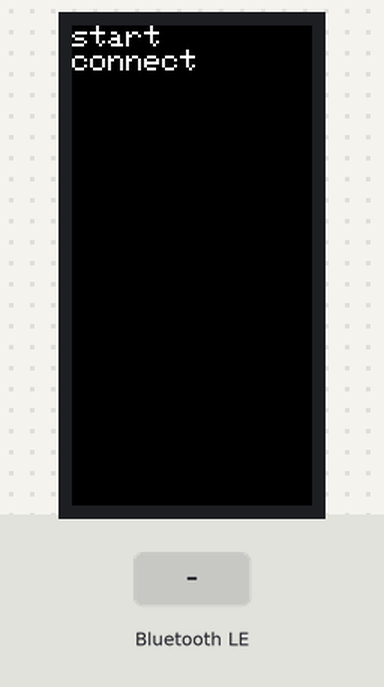
This sketch was run on a simulated ESP32. Parts: 80×160 colour display. The test bench sets the inputs (shaded band). Nothing arrives over Bluetooth unless stated; a phone connects over Bluetooth LE 3 s after start.

Above: at 3.7 s.
3.8 s: Bluetooth LE write "1" received
At 6.2 s:
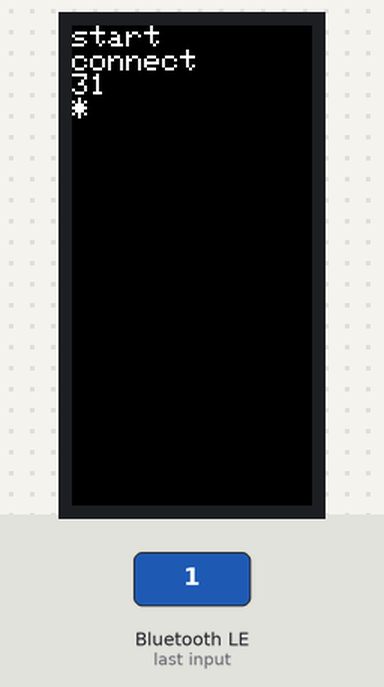
6.6 s: Bluetooth LE write "0" received
At 7.3 s:
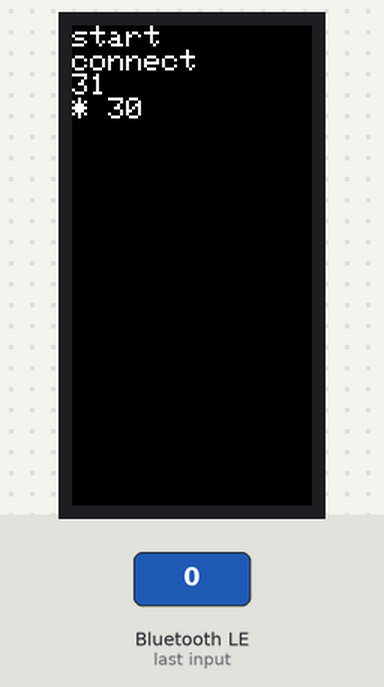
8.1 s: Bluetooth LE write "2" received
At 16.2 s:
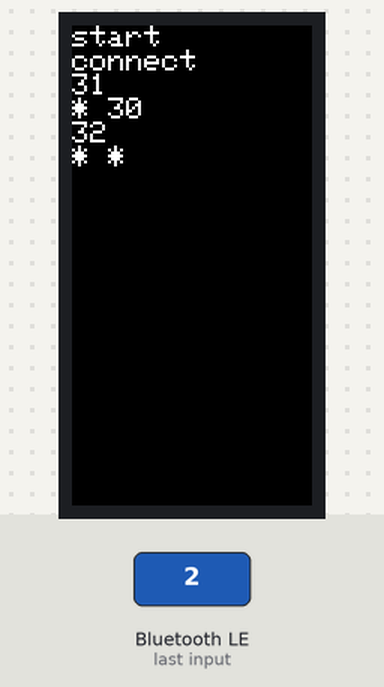
Timing chart, 0 to 17.1 s (numbered marks = the images above; inputs shaded):
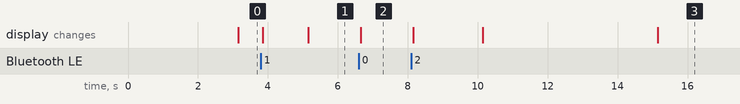

Measured:
- after the input at 3.8 s, the display: first changes after 0.05 s (image 1 shows a later state)
- after the input at 6.6 s, the display: changes after 0.05 s (image 2)

The sketch:

FakeWP6003.ino
```cpp
//
// Make M5StickC pretend to be WP6003.
//
// see. https://www.zukeran.org/shin/d/2020/12/19/co2-sensor-2/
//
#include <BLEDevice.h>
#include <BLEUtils.h>
#include <BLEServer.h>
#include <ble2902.h>
#include <M5StickC.h>

#define SERVICE_UUID          "0000FFF0-0000-1000-8000-00805F9B34FB"
#define CHARACTERISTIC_UUID_1 "0000FFF1-0000-1000-8000-00805F9B34FB"
#define CHARACTERISTIC_UUID_4 "0000FFF4-0000-1000-8000-00805F9B34FB"

boolean connected = false;

class MyServerCallbacks: public BLEServerCallbacks {
    void onConnect(BLEServer* pServer) {
      connected = true;
      M5.Lcd.println("connect");
    };

    void onDisconnect(BLEServer* pServer) {
      connected = false;
      M5.Lcd.println("disconnect");
    }
};

class MyCallbacks_fff1: public BLECharacteristicCallbacks {
    void onWrite(BLECharacteristic *pCharacteristic) {
      std::string rxValue = pCharacteristic->getValue();
      //    M5.Lcd.fillScreen(BLACK);
   if (rxValue.length() > 0) {
        for (int i = 0; i < rxValue.length(); i++) {
          M5.lcd.printf("%02x ", rxValue[i]);
        }
        if(rxValue[0]!=0xab) M5.lcd.println();
      }
    }
};


BLEService *pService;
BLECharacteristic *pCharacteristic_fff1;
BLECharacteristic *pCharacteristic_fff4;

void setup() {
  M5.begin();
  M5.Lcd.setRotation(0);
  M5.Lcd.setTextSize(1);

  BLEDevice::init("6003#FAKE_DEVICEID"); // fake device id
  BLEServer *pServer = BLEDevice::createServer();
  pServer->setCallbacks(new MyServerCallbacks());

  pService = pServer->createService(SERVICE_UUID);

  pCharacteristic_fff1 = pService->createCharacteristic(
                           CHARACTERISTIC_UUID_1,
                           BLECharacteristic::PROPERTY_WRITE |
                           BLECharacteristic::PROPERTY_WRITE_NR
                         );
  pCharacteristic_fff1->setCallbacks(new MyCallbacks_fff1());

  pCharacteristic_fff4 = pService->createCharacteristic(
                           CHARACTERISTIC_UUID_4,
                           BLECharacteristic::PROPERTY_READ |
                           BLECharacteristic::PROPERTY_NOTIFY
                         );
  pCharacteristic_fff4->addDescriptor(new BLE2902());
  pService->start();
  BLEAdvertising *pAdvertising = BLEDevice::getAdvertising();
  pAdvertising->addServiceUUID(SERVICE_UUID);
  pAdvertising->setScanResponse(true);
  pAdvertising->setMinPreferred(0x06);  // functions that help with iPhone connections issue
  pAdvertising->setMinPreferred(0x12);
  BLEDevice::startAdvertising();
  M5.Lcd.println("start");
}

int n = 0;
uint8_t notify_data[] = { 0x0a, 0x14, 0x0c, 0x13, 0x14, 0x23, 0x00, 0xbb, 0x58, 0x02, 0x00, 0x03, 0x00, 0x00, 0x01, 0x00, 0x02, 0x19 };

void loop() {
  // put your main code here, to run repeatedly:
  delay(5000);

  if (connected) {
    pCharacteristic_fff4->setValue(notify_data, sizeof(notify_data));
    pCharacteristic_fff4->notify();
    M5.lcd.print("* ");
    //    M5.Lcd.fillScreen(BLACK);
    //    M5.lcd.setCursor(0, 1, 1);
    //    M5.lcd.printf("send notify %d", n++);
  }
  //  M5.Lcd.fillScreen(BLACK);
  //  M5.lcd.setCursor(0, 1, 1);
  //  M5.lcd.printf("%s %d",locs[loc].loc_name,ap); M5.lcd.println();
  //  M5.Lcd.println(locs[loc].aps[ap].ssid);
}
```
